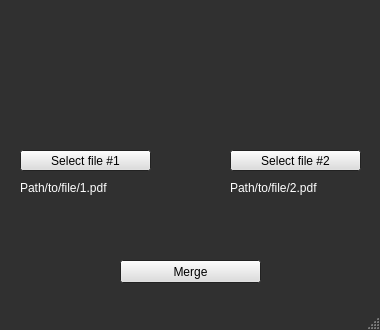
<?xml version="1.0" encoding="UTF-8"?>
<ui version="4.0">
 <class>MainWindow</class>
 <widget class="QMainWindow" name="MainWindow">
  <property name="geometry">
   <rect>
    <x>0</x>
    <y>0</y>
    <width>380</width>
    <height>330</height>
   </rect>
  </property>
  <property name="palette">
   <palette>
    <active>
     <colorrole role="Button">
      <brush brushstyle="SolidPattern">
       <color alpha="255">
        <red>221</red>
        <green>221</green>
        <blue>221</blue>
       </color>
      </brush>
     </colorrole>
     <colorrole role="Window">
      <brush brushstyle="SolidPattern">
       <color alpha="255">
        <red>48</red>
        <green>48</green>
        <blue>48</blue>
       </color>
      </brush>
     </colorrole>
     <colorrole role="AlternateBase">
      <brush brushstyle="SolidPattern">
       <color alpha="255">
        <red>221</red>
        <green>221</green>
        <blue>221</blue>
       </color>
      </brush>
     </colorrole>
    </active>
    <inactive>
     <colorrole role="Button">
      <brush brushstyle="SolidPattern">
       <color alpha="255">
        <red>221</red>
        <green>221</green>
        <blue>221</blue>
       </color>
      </brush>
     </colorrole>
     <colorrole role="Window">
      <brush brushstyle="SolidPattern">
       <color alpha="255">
        <red>48</red>
        <green>48</green>
        <blue>48</blue>
       </color>
      </brush>
     </colorrole>
     <colorrole role="AlternateBase">
      <brush brushstyle="SolidPattern">
       <color alpha="255">
        <red>221</red>
        <green>221</green>
        <blue>221</blue>
       </color>
      </brush>
     </colorrole>
    </inactive>
    <disabled>
     <colorrole role="Button">
      <brush brushstyle="SolidPattern">
       <color alpha="255">
        <red>221</red>
        <green>221</green>
        <blue>221</blue>
       </color>
      </brush>
     </colorrole>
     <colorrole role="Window">
      <brush brushstyle="SolidPattern">
       <color alpha="255">
        <red>48</red>
        <green>48</green>
        <blue>48</blue>
       </color>
      </brush>
     </colorrole>
     <colorrole role="AlternateBase">
      <brush brushstyle="SolidPattern">
       <color alpha="255">
        <red>221</red>
        <green>221</green>
        <blue>221</blue>
       </color>
      </brush>
     </colorrole>
    </disabled>
   </palette>
  </property>
  <property name="windowTitle">
   <string>PDF Merger</string>
  </property>
  <property name="autoFillBackground">
   <bool>false</bool>
  </property>
  <widget class="QWidget" name="centralwidget">
   <property name="palette">
    <palette>
     <active>
      <colorrole role="Base">
       <brush brushstyle="SolidPattern">
        <color alpha="255">
         <red>255</red>
         <green>255</green>
         <blue>255</blue>
        </color>
       </brush>
      </colorrole>
      <colorrole role="Window">
       <brush brushstyle="SolidPattern">
        <color alpha="255">
         <red>48</red>
         <green>48</green>
         <blue>48</blue>
        </color>
       </brush>
      </colorrole>
     </active>
     <inactive>
      <colorrole role="Base">
       <brush brushstyle="SolidPattern">
        <color alpha="255">
         <red>255</red>
         <green>255</green>
         <blue>255</blue>
        </color>
       </brush>
      </colorrole>
      <colorrole role="Window">
       <brush brushstyle="SolidPattern">
        <color alpha="255">
         <red>48</red>
         <green>48</green>
         <blue>48</blue>
        </color>
       </brush>
      </colorrole>
     </inactive>
     <disabled>
      <colorrole role="Base">
       <brush brushstyle="SolidPattern">
        <color alpha="255">
         <red>48</red>
         <green>48</green>
         <blue>48</blue>
        </color>
       </brush>
      </colorrole>
      <colorrole role="Window">
       <brush brushstyle="SolidPattern">
        <color alpha="255">
         <red>48</red>
         <green>48</green>
         <blue>48</blue>
        </color>
       </brush>
      </colorrole>
     </disabled>
    </palette>
   </property>
   <widget class="QLabel" name="img_file1">
    <property name="geometry">
     <rect>
      <x>10</x>
      <y>30</y>
      <width>131</width>
      <height>101</height>
     </rect>
    </property>
    <property name="text">
     <string/>
    </property>
    <property name="pixmap">
     <pixmap>../source/TOCLogo.png</pixmap>
    </property>
    <property name="scaledContents">
     <bool>true</bool>
    </property>
   </widget>
   <widget class="QPushButton" name="but_file1">
    <property name="geometry">
     <rect>
      <x>20</x>
      <y>150</y>
      <width>131</width>
      <height>21</height>
     </rect>
    </property>
    <property name="cursor">
     <cursorShape>PointingHandCursor</cursorShape>
    </property>
    <property name="text">
     <string>Select file #1</string>
    </property>
   </widget>
   <widget class="QPushButton" name="but_file2">
    <property name="geometry">
     <rect>
      <x>230</x>
      <y>150</y>
      <width>131</width>
      <height>21</height>
     </rect>
    </property>
    <property name="cursor">
     <cursorShape>PointingHandCursor</cursorShape>
    </property>
    <property name="text">
     <string>Select file #2</string>
    </property>
   </widget>
   <widget class="QLabel" name="img_file2">
    <property name="geometry">
     <rect>
      <x>230</x>
      <y>30</y>
      <width>131</width>
      <height>101</height>
     </rect>
    </property>
    <property name="text">
     <string/>
    </property>
    <property name="pixmap">
     <pixmap>../source/TOCLogo.png</pixmap>
    </property>
    <property name="scaledContents">
     <bool>true</bool>
    </property>
   </widget>
   <widget class="QLabel" name="lbl_file1">
    <property name="geometry">
     <rect>
      <x>20</x>
      <y>180</y>
      <width>131</width>
      <height>16</height>
     </rect>
    </property>
    <property name="palette">
     <palette>
      <active>
       <colorrole role="WindowText">
        <brush brushstyle="SolidPattern">
         <color alpha="255">
          <red>255</red>
          <green>255</green>
          <blue>255</blue>
         </color>
        </brush>
       </colorrole>
      </active>
      <inactive>
       <colorrole role="WindowText">
        <brush brushstyle="SolidPattern">
         <color alpha="255">
          <red>255</red>
          <green>255</green>
          <blue>255</blue>
         </color>
        </brush>
       </colorrole>
      </inactive>
      <disabled>
       <colorrole role="WindowText">
        <brush brushstyle="SolidPattern">
         <color alpha="255">
          <red>120</red>
          <green>120</green>
          <blue>120</blue>
         </color>
        </brush>
       </colorrole>
      </disabled>
     </palette>
    </property>
    <property name="text">
     <string>Path/to/file/1.pdf</string>
    </property>
   </widget>
   <widget class="QLabel" name="lbl_file2">
    <property name="geometry">
     <rect>
      <x>230</x>
      <y>180</y>
      <width>131</width>
      <height>16</height>
     </rect>
    </property>
    <property name="palette">
     <palette>
      <active>
       <colorrole role="WindowText">
        <brush brushstyle="SolidPattern">
         <color alpha="255">
          <red>255</red>
          <green>255</green>
          <blue>255</blue>
         </color>
        </brush>
       </colorrole>
      </active>
      <inactive>
       <colorrole role="WindowText">
        <brush brushstyle="SolidPattern">
         <color alpha="255">
          <red>255</red>
          <green>255</green>
          <blue>255</blue>
         </color>
        </brush>
       </colorrole>
      </inactive>
      <disabled>
       <colorrole role="WindowText">
        <brush brushstyle="SolidPattern">
         <color alpha="255">
          <red>120</red>
          <green>120</green>
          <blue>120</blue>
         </color>
        </brush>
       </colorrole>
      </disabled>
     </palette>
    </property>
    <property name="text">
     <string>Path/to/file/2.pdf</string>
    </property>
    <property name="wordWrap">
     <bool>false</bool>
    </property>
   </widget>
   <widget class="QPushButton" name="but_merge">
    <property name="geometry">
     <rect>
      <x>120</x>
      <y>260</y>
      <width>141</width>
      <height>23</height>
     </rect>
    </property>
    <property name="text">
     <string>Merge</string>
    </property>
   </widget>
  </widget>
  <widget class="QStatusBar" name="statusbar">
   <property name="palette">
    <palette>
     <active>
      <colorrole role="WindowText">
       <brush brushstyle="SolidPattern">
        <color alpha="255">
         <red>221</red>
         <green>221</green>
         <blue>221</blue>
        </color>
       </brush>
      </colorrole>
     </active>
     <inactive>
      <colorrole role="WindowText">
       <brush brushstyle="SolidPattern">
        <color alpha="255">
         <red>221</red>
         <green>221</green>
         <blue>221</blue>
        </color>
       </brush>
      </colorrole>
     </inactive>
     <disabled>
      <colorrole role="WindowText">
       <brush brushstyle="SolidPattern">
        <color alpha="255">
         <red>120</red>
         <green>120</green>
         <blue>120</blue>
        </color>
       </brush>
      </colorrole>
     </disabled>
    </palette>
   </property>
  </widget>
  <action name="actionTeste">
   <property name="text">
    <string>Teste</string>
   </property>
  </action>
 </widget>
 <resources/>
 <connections/>
</ui>
